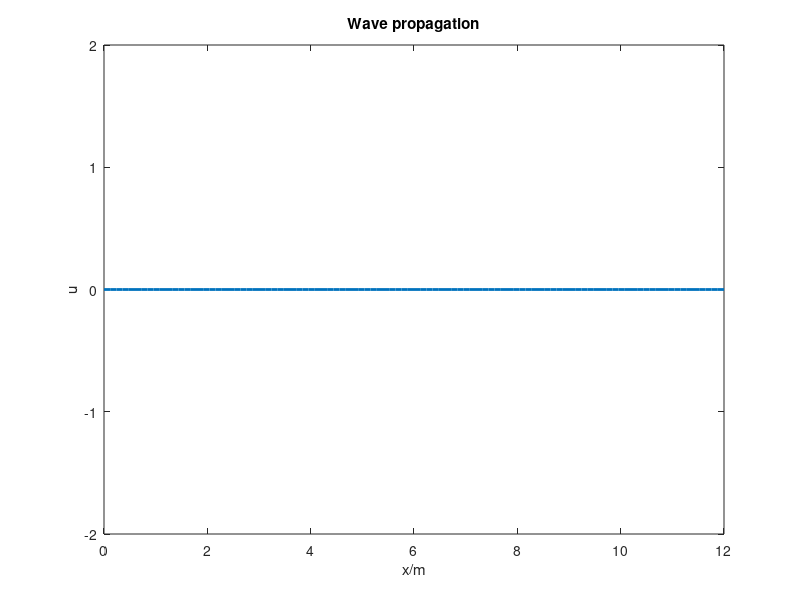

The MATLAB source for this figure: (Note: this script raises an error after producing the figure.)
% Physik 3 fuer Systemtechnik
% Mathias Weyland und Andreas Witzig
% School of Engineering, ZHAW
clear;
L = 12;                 % m
N = 101;                % Anzahl Punkte in x-Richtung
delta_x = 12 / (N-1);   %
delta_t = 2e-4;         % s
wave_speed = 340;       % m/s

C = wave_speed * delta_t / delta_x; % dimensionslos
C2 = C*C;               % dimensionslos

x = linspace(0,L,N);    % Vektor mit den x-Stuetzstellen

% Initialisierung des Simulationsbereichs und der History-Vektoren
u = zeros(N,1); % Aufgabe: hier als Anfangsbedingung eine Puls-Wellenform

u_old   = u;    % ein Zeitschritt zurueck
u_older = u;    % zwei Zeitschritte zurueck
past = [u_older,u_old]

% Set up the plot
myplot = plot(x, u, 'LineWidth',2);
axis([0,L,-2,2]);
xlabel('x/m'); ylabel('u');
title('Wave propagation');

filename = 'wave.gif';
% Zeititeration
for i=1:1000
    disp(['at timestep i= ', num2str(i)]);
    pos = 6; %position in meter
    u(round(8.417*pos))= exp(-((i-50)^2)/(2*round((8.4*4)^2)))*sin(i*0.2);
    
    % Loop ueber den Ort
    for j=2:N-1
      u(j) = C2*(u_old(j+1)+u_old(j-1)) + 2*(1-C2)*u_old(j) - u_older(j); % Aufgabe: hier die Wellengleichung
    end

    % Handle the whole plotting and animation business
    set(myplot, 'Ydata', u);
    drawnow;
    frame = getframe(gcf);
    im = frame2im(frame);
    [A,map] = rgb2ind(im,256);
    if i==1
           imwrite(A,map,filename,'gif','LoopCount',Inf,'DelayTime',0.05);
    else
        imwrite(A,map,filename,'gif','WriteMode','append','DelayTime',0.05);
    end
    u(round(8.417*pos))= exp(-((i-50)^2)/(2*round((8.4*4)^2)))*sin(i*0.2);

    % Es braucht die Werte aus zwei frueheren Zeitschritten
    u_older = u_old;
    u_old = u;
end
%% 45_ODE_Solver 
a = dsolve()